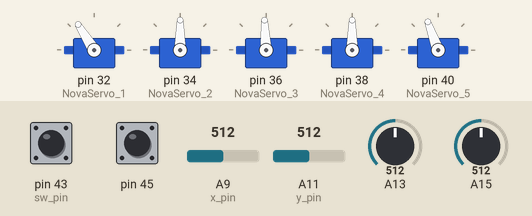
Bench run of a sketch on a simulated Arduino Mega 2560, built with avr-gcc and run on an emulated ATmega2560. On the bench: 5 × servo. The test bench sets the inputs (shaded band); at power-on: A9 (x_pin) = 512, A13 = 512, A15 = 512, A11 (y_pin) = 512, pin 43 (sw_pin) HIGH, pin 45 HIGH.

Above: at 1.2 s.
1.3 s: A9 (x_pin) set to 716
At 2.7 s:
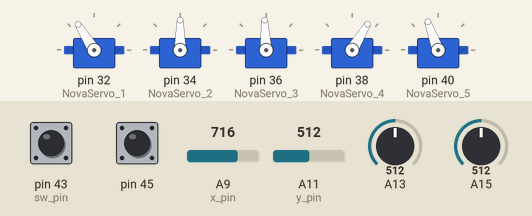
3.5 s: A13 set to 716
At 5.2 s:
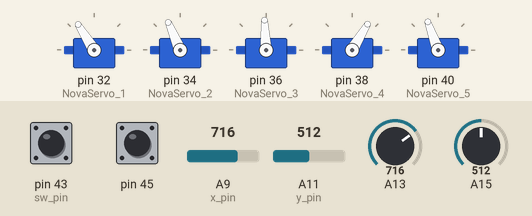
5.5 s: A15 set to 716
At 6.8 s:
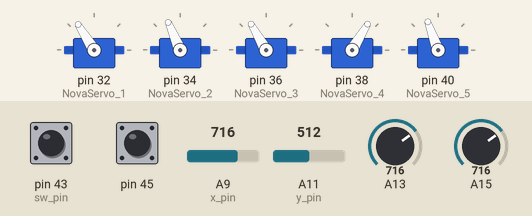
7.5 s: A11 (y_pin) set to 306
At 8.4 s:
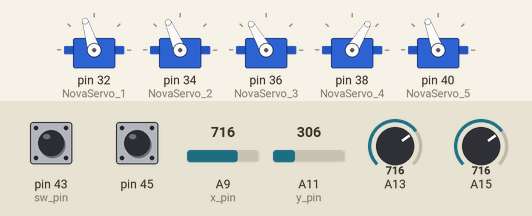
9.4 s: A9 (x_pin) set to 992
At 11.5 s:
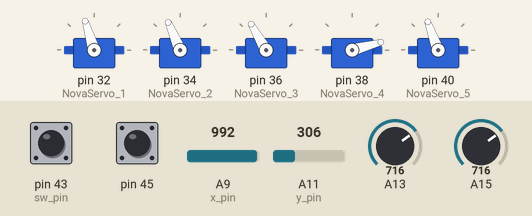
11.8 s: pin 43 (sw_pin) pulled LOW for 0.15 s
At 12.6 s:
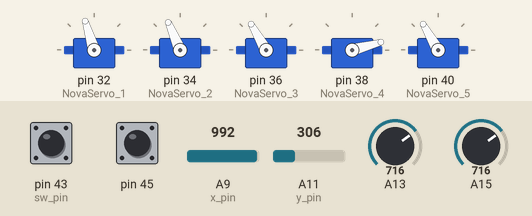
Timing chart, 0 to 14.4 s (numbered marks = the images above; inputs shaded):
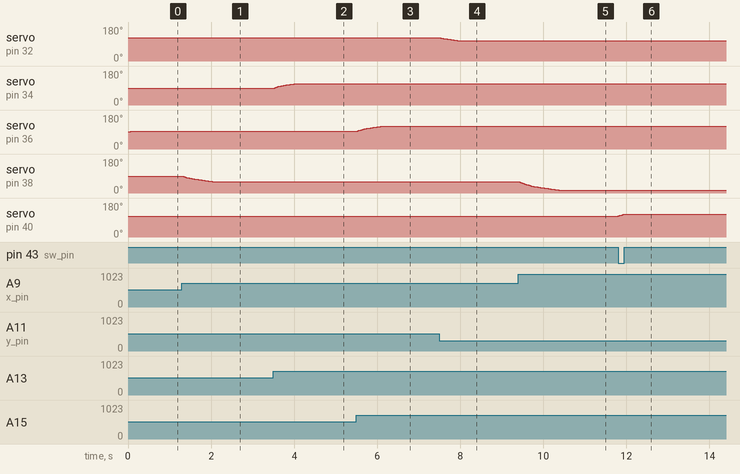

The sketch:

joysticks.ino
```cpp
#include <Servo.h>

#define ACTIVATED LOW

namespace settings {
  typedef struct {
    int min;
    int mid;
    int max;
  } servorange;

  void createServoRangeStruct(servorange* sr, int min, int mid, int max) {
    sr->min = min;
    sr->mid = mid;
    sr->max = max;
  }

  typedef struct {
    float x;
    float y;
  } filter_constant;
}

namespace input {
  typedef struct {
    int x;
    int y;
    int sw;
    int x_pin;
    int y_pin;
    int sw_pin;
  } joystick;
}

namespace output {
  typedef struct {
    int x;
    int y;
  } servo_axis;

  typedef struct {
    int degree;
  } servo_tacile;
}

Servo NovaServo_1; //Head Movement - Front and Back                --> maps to joy1.y
Servo NovaServo_2; //Head Rotation - Clockwise and Anticlockwise   --> maps to joy2.x
Servo NovaServo_3; //Head Rotation - Up and Down                   --> maps to joy2.y
Servo NovaServo_4; //Whole Body Rotation - Z axis                  --> maps to joy1.x
Servo NovaServo_5; //Head Movement - Up and Down                   --> maps to joy1 & joy2 tacile press

settings::servorange sr1;
settings::servorange sr2;
settings::servorange sr3;
settings::servorange sr4;
settings::servorange sr5;

settings::filter_constant filter1;
settings::filter_constant filter2;

input::joystick joy1;
input::joystick joy2;

output::servo_axis servo_axis1;
output::servo_axis servo_axis2;
output::servo_tacile servo_tacile;

void setupJoysticks() {
  joy1.x_pin = A9;
  joy1.y_pin = A11;
  joy1.sw_pin = 43;

  joy2.x_pin = A13;
  joy2.y_pin = A15;
  joy2.sw_pin = 45;

  pinMode(joy1.sw_pin, INPUT_PULLUP);
  pinMode(joy2.sw_pin, INPUT_PULLUP);
}

void setupServos() {
  NovaServo_1.attach(32);
  NovaServo_2.attach(34);
  NovaServo_3.attach(36);
  NovaServo_4.attach(38);
  NovaServo_5.attach(40);

  settings::createServoRangeStruct(&sr1, 85, 122, 160);
  settings::createServoRangeStruct(&sr2, 0, 90, 180);
  settings::createServoRangeStruct(&sr3, 35, 90, 175);
  settings::createServoRangeStruct(&sr4, 10, 90, 170);
  settings::createServoRangeStruct(&sr5, 75, 110, 145);

  servo_axis1.x = sr4.mid;   // tutorial default: 90
  servo_axis1.y = sr1.mid;   // tutorial default: 110
  servo_axis2.x = sr2.mid;   // tutorial default: 90
  servo_axis2.y = sr3.mid;   // tutorial default: 110

  servo_tacile.degree = sr5.mid; // tutorial default: 90
}

void setupFilter() {
  filter1.x = 0.05;
  filter1.y = 0.05;
  filter2.x = 0.08;
  filter2.y = 0.08;
}

void readJoystickInput() {
  joy1.x = analogRead(joy1.x_pin);
  joy1.y = analogRead(joy1.y_pin);
  joy2.x = analogRead(joy2.x_pin);
  joy2.y = analogRead(joy2.y_pin);

  joy1.sw = digitalRead(joy1.sw_pin);
  joy2.sw = digitalRead(joy2.sw_pin);
}

void mapRawInputToRange() {
  joy1.x = map(joy1.x, 0, 1024, sr4.max, sr4.min); // tutorial default: 170, 10
  joy1.y = map(joy1.y, 0, 1024, sr1.min, sr1.max); // tutorial default: 50, 170
  joy2.x = map(joy2.x, 0, 1024, sr2.min, sr2.max); // tutorial default: 40, 140
  joy2.y = map(joy2.y, 0, 1024, sr3.min, sr3.max); // tutorial default: 40, 160

  if (joy1.sw == ACTIVATED) {
    if(servo_tacile.degree < sr5.max) servo_tacile.degree = servo_tacile.degree + 2;  // tutorial default max: 144
  }
  if (joy2.sw == ACTIVATED) {
    if(servo_tacile.degree > sr5.min) servo_tacile.degree = servo_tacile.degree - 2;  // tutorial default min: 89
  }
}

void filterInput() {
  servo_axis1.x = servo_axis1.x * (1 - filter1.x) + joy1.x * filter1.x;
  servo_axis1.y = servo_axis1.y * (1 - filter1.y) + joy1.y * filter1.y;
  servo_axis2.x = servo_axis2.x * (1 - filter2.x) + joy2.x * filter2.x;
  servo_axis2.y = servo_axis2.y * (1 - filter2.y) + joy2.y * filter2.y;
}

void actuateServos() {
  if(servo_axis1.y > sr1.min && servo_axis1.y < sr1.max)
    NovaServo_1.write(servo_axis1.y);

  if(servo_axis2.x > sr2.min && servo_axis2.x < sr2.max)
    NovaServo_2.write(servo_axis2.x);

  if(servo_axis2.y > sr3.min && servo_axis2.y < sr3.max)
    NovaServo_3.write(servo_axis2.y);

  if(servo_axis1.x > sr4.min && servo_axis1.x < sr4.max)
    NovaServo_4.write(servo_axis1.x);

  NovaServo_5.write(servo_tacile.degree);
}

void setup() {
  setupJoysticks();
  setupServos();
  setupFilter();
}

void loop() {
  readJoystickInput();
  mapRawInputToRange();
  filterInput();
  actuateServos();

  delay(30);
}
```

Measured:
- after the input at 1.3 s, servo on pin 38 (NovaServo_4): moves from 90° to 59° over 0.75 s, starting at once
- after the input at 3.5 s, servo on pin 34 (NovaServo_2): moves from 90° to 113° over 0.50 s, starting at once
- after the input at 5.5 s, servo on pin 36 (NovaServo_3): moves from 93° to 120° over 0.56 s, starting at once
- after the input at 7.5 s, servo on pin 32 (NovaServo_1): moves from 122° to 107° over 0.44 s, starting at once
- after the input at 9.4 s, servo on pin 38 (NovaServo_4): moves from 59° to 15° over 0.94 s, starting at once
- after the input at 11.8 s, servo on pin 40 (NovaServo_5): 110° → 120° at once
